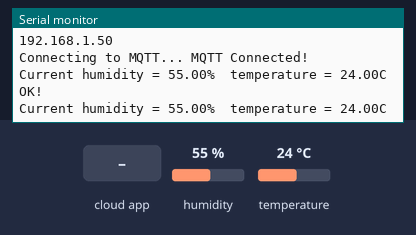
Bench run of a sketch on a simulated ESP8266 (NodeMCU). Parts: the last lines printed to the serial monitor. The test bench sets the inputs (shaded band); at power-on: humidity 55 %, temperature 24 °C. WiFi joins after 1.5 s; servers stay silent unless stated; no MQTT or app messages arrive unless stated.

Above: at 6.6 s.
6.7 s: the phone or cloud app sets esp88266 to 0
8.5 s: humidity set to 22 %
10.0 s: temperature set to 12 °C
At 11.0 s:
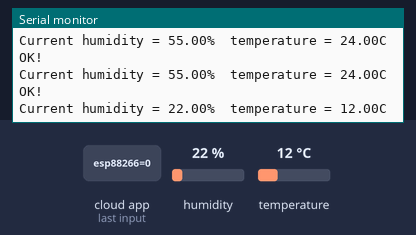
11.5 s: the phone or cloud app sets esp88266 to 1
13.0 s: humidity set to 40 %
At 14.2 s:
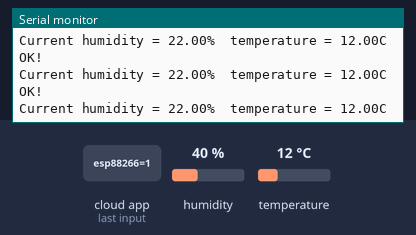
Timing chart, 0 to 15.5 s (numbered marks = the images above; inputs shaded):
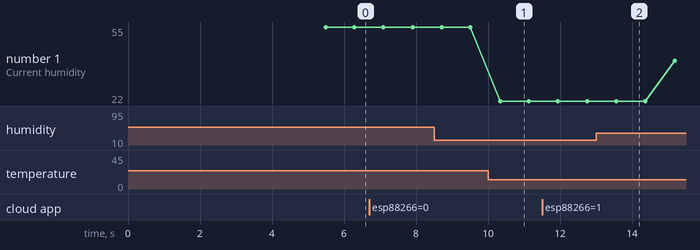

Measured:
- after the input at 10.0 s, the serial monitor: prints a new line after 0.34 s (image 1)
- plotted number 1: 22 → 40 after the input at 13.0 s

The sketch:

DHT_NODEMCU.ino
```cpp
#include "DHT.h"
#define DHTTYPE DHT11

#define dht_dpin 0
DHT dht(dht_dpin, DHTTYPE);
#include <ESP8266WiFi.h>
#include "Adafruit_MQTT.h"
#include "Adafruit_MQTT_Client.h"

//Wifi Access Point
#define WLAN_SSID       "Tech_D0017220"
#define WLAN_PASS       "YRJUUTJG"
#define MQTT_SERVER      "192.168.0.31"  // give static address
#define MQTT_PORT         1883
#define MQTT_USERNAME    ""
#define MQTT_PASSWORD    ""


// Create an esp8266 wificlient  to connect to the MQTT server.
WiFiClient client;

// Setup the mqtt client class

Adafruit_MQTT_Client mqtt(&client, MQTT_SERVER, MQTT_PORT, MQTT_USERNAME, MQTT_PASSWORD);


// Setup a feed  for publishing.

Adafruit_MQTT_Publish dht_led = Adafruit_MQTT_Publish(&mqtt, MQTT_USERNAME "/leds/dht");

// Setup a feed for subscribtion
Adafruit_MQTT_Subscribe esp8266_led = Adafruit_MQTT_Subscribe(&mqtt, MQTT_USERNAME "/leds/esp88266");

void MQTT_connect();

void setup() {
 Serial.begin(9600);
 delay(10);
 Serial.println(F("RPi-ESP-MQTT"));

 // Connect to wifi access point.
 Serial.println(); Serial.println();
 Serial.print("Connecting to ");
 Serial.println(WLAN_SSID);
 WiFi.begin(WLAN_SSID, WLAN_PASS);
 while (WiFi.status() != WL_CONNECTED) {
   delay(500);
   Serial.print(".");

     dht.begin();
  Serial.begin(9600);
  Serial.println("Humidity and temperature\n\n");
  delay(700);

 }
 Serial.println();
 Serial.println("WiFi connected");
 Serial.println("IP address: "); Serial.println(WiFi.localIP());

 // Setup MQTT subscription for esp8266_led feed.
 mqtt.subscribe(&esp8266_led);

  delay(3000);
}


void loop() {

 MQTT_connect();

 Adafruit_MQTT_Subscribe *subscription;
 while ((subscription = mqtt.readSubscription())) {
   if (subscription == &esp8266_led) {
     Serial.print(F("Got: "));
     Serial.println((char *)esp8266_led.lastread);

     /*  */
 }
 }

float h = dht.readHumidity();
    float t = dht.readTemperature();
    Serial.print("Current humidity = ");
    Serial.print(h);
    Serial.print("%  ");
    Serial.print("temperature = ");
    Serial.print(t);
    Serial.println("C  ");
  delay(800);

    String temperature = String(t);
  String humidity = String(h);


  String payload = "";
  payload += "\"temperature\":"; payload += temperature; payload += ",";
  payload += "\"humidity\":"; payload += humidity;
  payload += " ";
char attributes[100];
  payload.toCharArray( attributes, 100 );

    if (! (dht_led.publish(attributes) ))
    {
      Serial.println(F("Failed"));
    } else {
      Serial.println(F("OK!"));
   }

}
// Function to connect and reconnect as necessary to the MQTT server.

void MQTT_connect() {
 int8_t ret;

 // Stop if already connected.

 if (mqtt.connected()) {
   return;
 }

 Serial.print("Connecting to MQTT... ");
 uint8_t retries = 3;
 while ((ret = mqtt.connect()) != 0) { // connect will return 0 for connected
      Serial.println(mqtt.connectErrorString(ret));
      Serial.println("Retrying MQTT connection in 5 seconds...");
      mqtt.disconnect();
      delay(5000);  // wait 5 seconds
      retries--;
      if (retries == 0) {
        // basically die and wait for WDT to reset me
        while (1);
      }
 }
 Serial.println("MQTT Connected!");
}
```
